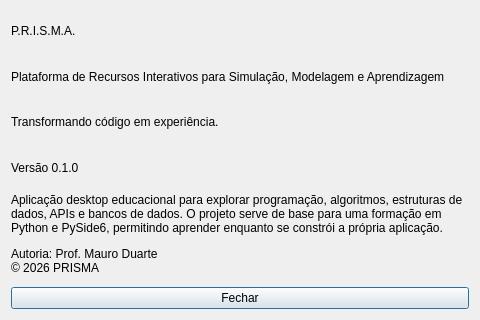
<?xml version="1.0" ?>
<ui version="4.0">
 <class>AboutDialog</class>
 <widget class="QDialog" name="AboutDialog">
  <property name="windowTitle">
   <string>Sobre o PRISMA</string>
  </property>
  <property name="minimumSize">
   <size>
    <width>480</width>
    <height>320</height>
   </size>
  </property>
  <layout class="QVBoxLayout" name="aboutLayout">
   <item>
    <widget class="QLabel" name="aboutTitleLabel">
     <property name="text">
      <string>P.R.I.S.M.A.</string>
     </property>
     <property name="wordWrap">
      <bool>true</bool>
     </property>
    </widget>
   </item>
   <item>
    <widget class="QLabel" name="aboutNameLabel">
     <property name="text">
      <string>Plataforma de Recursos Interativos para Simulação, Modelagem e Aprendizagem</string>
     </property>
     <property name="wordWrap">
      <bool>true</bool>
     </property>
    </widget>
   </item>
   <item>
    <widget class="QLabel" name="aboutSloganLabel">
     <property name="text">
      <string>Transformando código em experiência.</string>
     </property>
     <property name="wordWrap">
      <bool>true</bool>
     </property>
    </widget>
   </item>
   <item>
    <widget class="QLabel" name="aboutVersionLabel">
     <property name="text">
      <string>Versão 0.1.0</string>
     </property>
     <property name="wordWrap">
      <bool>true</bool>
     </property>
    </widget>
   </item>
   <item>
    <widget class="QLabel" name="aboutPurposeLabel">
     <property name="text">
      <string>Aplicação desktop educacional para explorar programação, algoritmos, estruturas de dados, APIs e bancos de dados. O projeto serve de base para uma formação em Python e PySide6, permitindo aprender enquanto se constrói a própria aplicação.</string>
     </property>
     <property name="wordWrap">
      <bool>true</bool>
     </property>
    </widget>
   </item>
   <item>
    <widget class="QLabel" name="aboutAuthorLabel">
     <property name="text">
      <string>Autoria: Prof. Mauro Duarte
© 2026 PRISMA</string>
     </property>
     <property name="wordWrap">
      <bool>true</bool>
     </property>
    </widget>
   </item>
   <item>
    <widget class="QPushButton" name="aboutCloseButton">
     <property name="text">
      <string>Fechar</string>
     </property>
    </widget>
   </item>
  </layout>
 </widget>
 <resources/>
 <connections>
  <connection>
   <sender>aboutCloseButton</sender>
   <signal>clicked()</signal>
   <receiver>AboutDialog</receiver>
   <slot>accept()</slot>
   <hints>
    <hint type="sourcelabel">
     <x>0</x>
     <y>0</y>
    </hint>
    <hint type="destinationlabel">
     <x>0</x>
     <y>0</y>
    </hint>
   </hints>
  </connection>
 </connections>
</ui>
